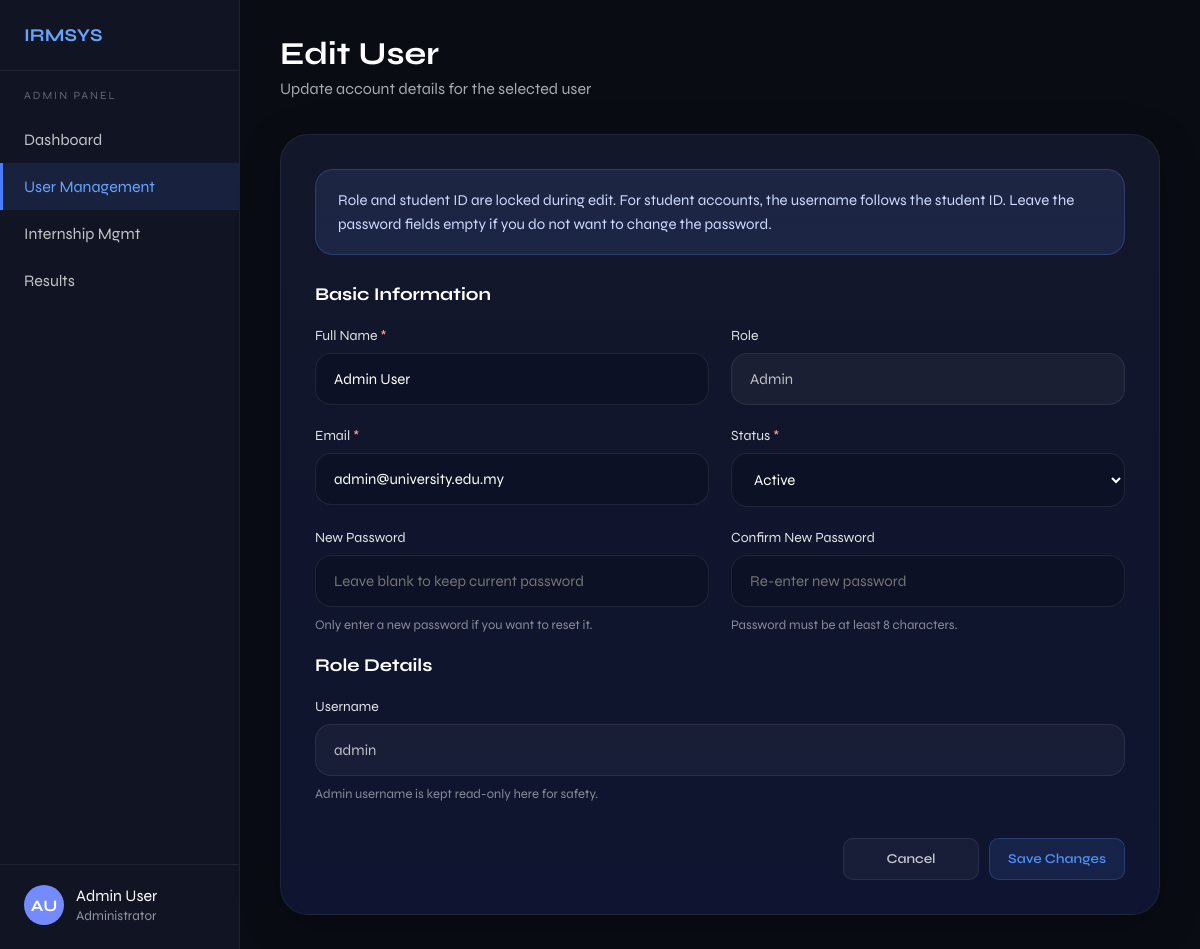
The app's page /src/edit_user.php?id=1 (signed in) with its own data.
### tables this page shows
CREATE TABLE users (
    user_id       INT AUTO_INCREMENT PRIMARY KEY,
    username      VARCHAR(50)  NOT NULL UNIQUE,
    password      VARCHAR(255) NOT NULL,
    full_name     VARCHAR(100) NOT NULL,
    role          ENUM('admin','lecturer','supervisor','student') NOT NULL,
    programme     ENUM('Engineering','Arts and Design','Computer Science','Finance') DEFAULT NULL,
    company_name  VARCHAR(150) DEFAULT NULL,
    email         VARCHAR(100) NOT NULL UNIQUE,
    student_id    VARCHAR(10) DEFAULT NULL,
    status        ENUM('active','inactive') DEFAULT 'active',
    created_at    DATETIME DEFAULT CURRENT_TIMESTAMP,

    FOREIGN KEY (student_id) REFERENCES students(student_id) ON DELETE SET NULL
);

### src/edit_user.php (the view, shortened to what this page needs)
<?php
function h($value) {
    return htmlspecialchars($value ?? '', ENT_QUOTES, 'UTF-8');
}
function getInitials($name) {
    $parts = preg_split('/\s+/', trim((string)$name));
    $initials = '';
    foreach ($parts as $part) {
        if ($part !== '') {
            $initials .= strtoupper($part[0]);
        }
        if (strlen($initials) >= 2) {
            break;
        }
    }
    return $initials ?: 'AD';
}
$user_id = isset($_GET['id']) ? (int)$_GET['id'] : 0;
$conn = getConnection();
$stmt = $conn->prepare(
    "SELECT u.user_id, u.username, u.password, u.full_name, u.role, u.programme AS user_programme,
            u.email, u.student_id, u.status,
            s.programme AS student_programme, s.full_name AS student_full_name,
            s.email AS student_email, s.status AS student_status
     FROM users u
     LEFT JOIN students s ON u.student_id = s.student_id
     WHERE u.user_id = ?
     LIMIT 1"
);
$stmt->bind_param('i', $user_id);
$stmt->execute();
$user = $stmt->get_result()->fetch_assoc();
$full_name = $user['role'] === 'student' ? ($user['student_full_name'] ?: $user['full_name']) : $user['full_name'];
$role = $user['role'];
$email = $user['role'] === 'student' ? ($user['student_email'] ?: $user['email']) : $user['email'];
$status = $user['role'] === 'student' ? ($user['student_status'] ?: $user['status']) : $user['status'];
$username = $user['username'];
$student_id = $user['student_id'] ?? '';
$programme = $user['role'] === 'student' ? ($user['student_programme'] ?: $user['user_programme']) : ($user['user_programme'] ?? '');
?>
<!DOCTYPE html>
<html lang="en">
<head>
</head>
<body>
  <aside class="sidebar">
    <div>
      <div class="logo">IRMSYS</div>
      <div class="nav-section">
        <div class="nav-title">Admin Panel</div>
        <a href="admin_dashboard.php" class="nav-item">Dashboard</a>
        <a href="user_management.php" class="nav-item active">User Management</a>
        <a href="internship_list.php" class="nav-item">Internship Mgmt</a>
        <a href="view_results.php" class="nav-item">Results</a>
      </div>
    </div>
    <div class="admin-box">
      <div class="admin-avatar"><?= h(getInitials($_SESSION['full_name'] ?? 'Administrator')) ?></div>
      <div class="admin-info">
        <div><?= h($_SESSION['full_name'] ?? 'Administrator') ?></div>
        <small>Administrator</small>
      </div>
    </div>
  </aside>
  <main class="main">
    <div class="topbar">
      <h1>Edit User</h1>
      <p>Update account details for the selected user</p>
    </div>
    <div class="form-wrapper">
      <div class="note-box">
        Role and student ID are locked during edit. For student accounts, the username follows the student ID. Leave the password fields empty if you do not want to change the password.
      </div>
      <form id="editUserForm" action="edit_user.php?id=<?= (int)$user_id ?>" method="POST">
        <div class="section-title">Basic Information</div>
        <div class="form-grid">
          <div class="field-group">
            <label for="full_name">Full Name <span class="required">*</span></label>
            <input type="text" id="full_name" name="full_name" placeholder="Enter full name" value="<?= h($full_name) ?>" required>
          </div>
          <div class="field-group">
            <label for="role_display">Role</label>
            <input type="text" id="role_display" value="<?= h(ucfirst($role)) ?>" readonly>
          </div>
          <div class="field-group">
            <label for="email">Email <span class="required">*</span></label>
            <input type="email" id="email" name="email" placeholder="Enter email address" value="<?= h($email) ?>" required>
          </div>
          <div class="field-group">
            <label for="status">Status <span class="required">*</span></label>
            <select id="status" name="status" required>
              <option value="active" <?= $status === 'active' ? 'selected' : '' ?>>Active</option>
            </select>
          </div>
          <div class="field-group">
            <label for="password">New Password</label>
            <input type="password" id="password" name="password" placeholder="Leave blank to keep current password">
            <div class="helper-text">Only enter a new password if you want to reset it.</div>
          </div>
          <div class="field-group">
            <label for="confirm_password">Confirm New Password</label>
            <input type="password" id="confirm_password" name="confirm_password" placeholder="Re-enter new password">
            <div class="helper-text">Password must be at least 8 characters.</div>
          </div>
        </div>
        <div class="section-title">Role Details</div>
        <?php if ($role === 'student'): ?>
          <div class="form-grid">
            <div class="field-group">
              <label for="student_id">Student ID</label>
              <input type="text" id="student_id" name="student_id" value="<?= h($student_id) ?>" readonly>
              <div class="helper-text">Locked because it is linked to users and internship records.</div>
            </div>
            <div class="field-group">
              <label for="student_username">Username</label>
              <input type="text" id="student_username" value="<?= h($student_id) ?>" readonly>
              <div class="helper-text">Student username always follows the student ID.</div>
            </div>
            <div class="field-group full-width">
              <label for="programme">Programme <span class="required">*</span></label>
              <select id="programme" name="programme" required>
                <option value="">Select programme</option>
                <option value="Engineering" <?= $programme === 'Engineering' ? 'selected' : '' ?>>Engineering</option>
                <option value="Arts and Design" <?= $programme === 'Arts and Design' ? 'selected' : '' ?>>Arts and Design</option>
                <option value="Computer Science" <?= $programme === 'Computer Science' ? 'selected' : '' ?>>Computer Science</option>
                <option value="Finance" <?= $programme === 'Finance' ? 'selected' : '' ?>>Finance</option>
              </select>
            </div>
          </div>
        <?php else: ?>
          <div class="form-grid">
            <div class="field-group full-width">
              <label for="username">Username</label>
              <input type="text" id="username" name="username" value="<?= h($username) ?>" readonly>
              <div class="helper-text">Admin username is kept read-only here for safety.</div>
            </div>
          </div>
        <?php endif; ?>
        <div class="button-row">
          <a href="user_management.php" class="btn-secondary">Cancel</a>
          <button type="submit" class="btn-primary">Save Changes</button>
        </div>
      </form>
    </div>
  </main>
</body>
</html>

### src/edit_user.php (style rules this page uses)
* { margin: 0; padding: 0; box-sizing: border-box; font-family: 'Syne', sans-serif; }
body { background: #0a0c14; color: #ffffff; display: flex; min-height: 100vh; }
.sidebar { width: 240px; background: #111523; border-right: 1px solid rgba(255,255,255,0.06); display: flex; flex-direction: column; justify-content: space-between; padding: 24px 0; }
.logo { font-size: 18px; font-weight: 700; color: #66a3ff; padding: 0 24px 24px; border-bottom: 1px solid rgba(255,255,255,0.06); }
.nav-section { padding-top: 18px; }
.nav-title { font-size: 11px; letter-spacing: 2px; color: rgba(255,255,255,0.35); padding: 0 24px 14px; text-transform: uppercase; }
.nav-item { display: flex; align-items: center; gap: 12px; color: rgba(255,255,255,0.75); text-decoration: none; padding: 14px 24px; transition: 0.2s; }
.nav-item:hover, .nav-item.active { background: rgba(74, 125, 255, 0.12); color: #66a3ff; border-left: 3px solid #4a7dff; padding-left: 21px; }
.admin-box { border-top: 1px solid rgba(255,255,255,0.06); padding: 20px 24px 0; display: flex; align-items: center; gap: 12px; }
.admin-avatar { width: 40px; height: 40px; border-radius: 50%; background: #738bff; display: flex; align-items: center; justify-content: center; font-weight: 700; }
.admin-info small { color: rgba(255,255,255,0.55); }
.main { flex: 1; padding: 34px 40px; }
.topbar h1 { font-size: 32px; font-weight: 700; margin-bottom: 6px; }
.topbar p { color: rgba(255,255,255,0.65); margin-bottom: 36px; }
.form-wrapper { background: linear-gradient(180deg, #12172a 0%, #0f1430 100%); border: 1px solid rgba(255,255,255,0.06); border-radius: 28px; padding: 34px; box-shadow: 0 10px 40px rgba(0,0,0,0.28); }
.note-box, .error-box { padding: 18px 22px; border-radius: 18px; margin-bottom: 28px; font-size: 15px; line-height: 1.6; }
.note-box { background: rgba(111,144,255,0.12); border: 1px solid rgba(111,144,255,0.22); color: #cddbff; }
.section-title { font-size: 18px; font-weight: 700; margin: 18px 0 22px; }
.form-grid { display: grid; grid-template-columns: 1fr 1fr; gap: 22px; }
.field-group { display: flex; flex-direction: column; gap: 9px; }
.field-group.full-width { grid-column: 1 / -1; }
label { font-size: 14px; color: rgba(255,255,255,0.88); }
.required { color: #ff9b9b; }
input, select { width: 100%; padding: 16px 18px; border-radius: 16px; border: 1px solid rgba(255,255,255,0.08); background: #0c1125; color: #fff; font-size: 15px; outline: none; transition: 0.2s; }
input[readonly] { background: rgba(255,255,255,0.04); color: rgba(255,255,255,0.72); cursor: not-allowed; }
.helper-text { color: rgba(255,255,255,0.5); font-size: 13px; line-height: 1.5; }
.button-row { display: flex; justify-content: flex-end; gap: 10px; margin-top: 34px; }
.btn-primary, .btn-secondary { display: inline-flex; align-items: center; justify-content: center; width: 136px; min-width: 136px; height: 42px; padding: 0 16px; border-radius: 10px; text-decoration: none; font-size: 13.5px; font-weight: 600; transition: all 0.15s ease; cursor: pointer; border: 1px solid transparent; font-family: var(--font); }
.btn-primary { background: rgba(79,142,247,0.12); color: #4f8ef7; border-color: rgba(79,142,247,0.25); }
.btn-secondary { background: rgba(255,255,255,0.04); color: rgba(232,234,240,0.82); border-color: rgba(255,255,255,0.08); }

### records on screen
users: full_name "Admin User", role "Admin", email "admin@university.edu.my", status "Active", username "admin"

### other values on screen
getInitials($_SESSION['full_name'] ?? 'Administrator') "AU"
$_SESSION['full_name'] "Admin User"
